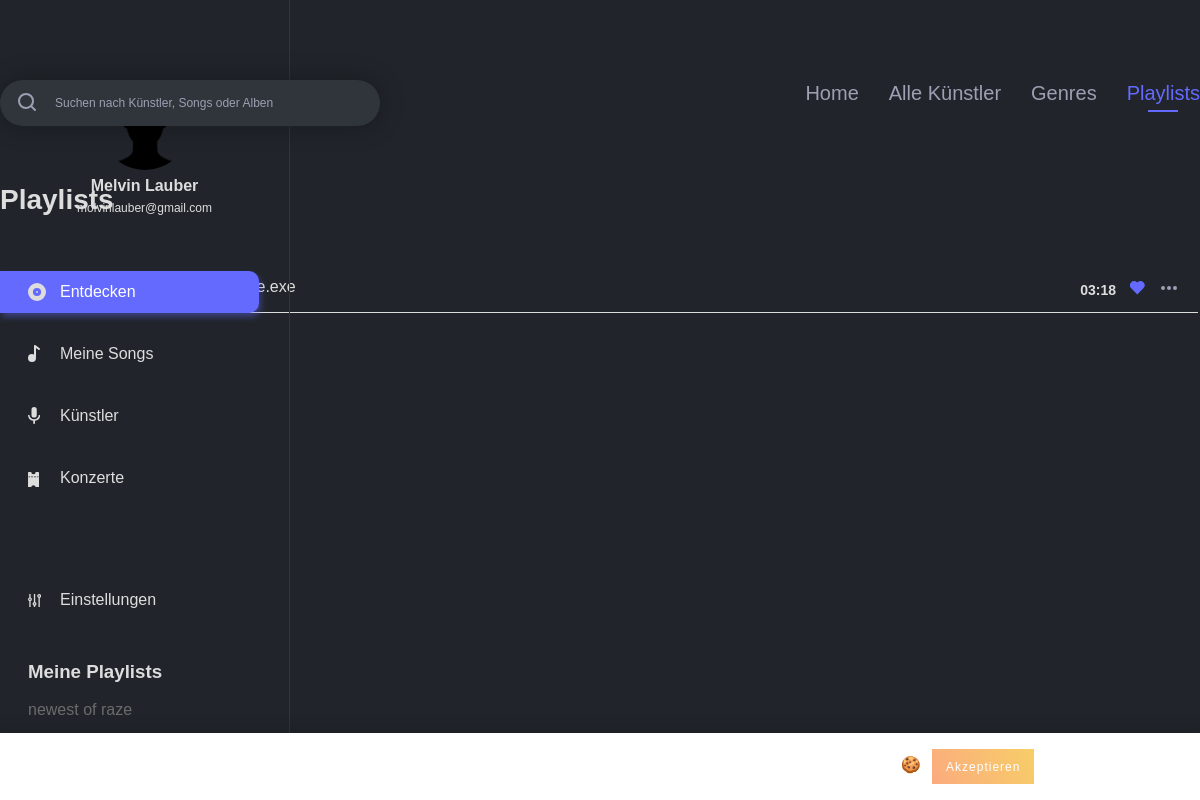
The page /playlist_detail.php?playlist_id=1 (signed in) on the database as committed earlier.
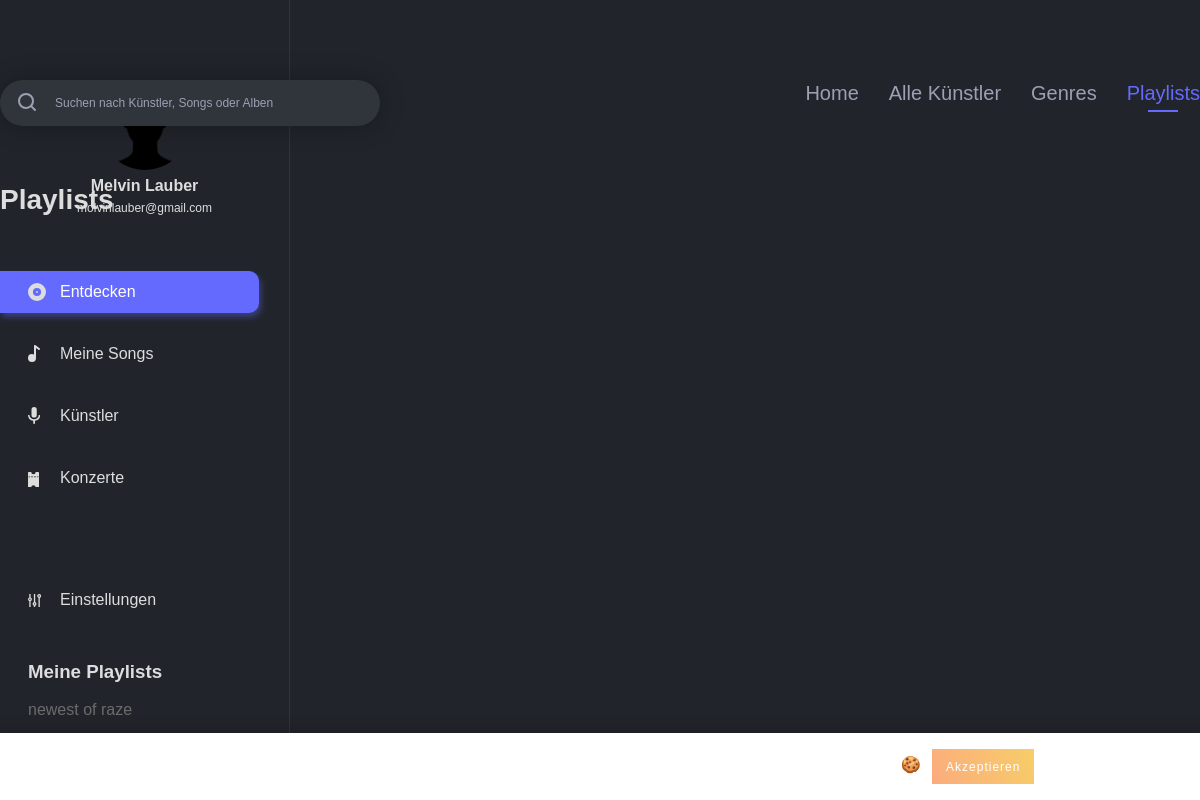
The same page on the database as committed later.
### tables this page shows
CREATE TABLE IF NOT EXISTS `users` (
  `id` int(11) NOT NULL AUTO_INCREMENT,
  `username` varchar(255) NOT NULL,
  `email` varchar(255) NOT NULL,
  `firstname` varchar(255) NOT NULL,
  `lastname` varchar(255) NOT NULL,
  `password_hash` varchar(255) NOT NULL,
  `password_token` varchar(255) NOT NULL,
  `is_artist` int(1) NOT NULL,
  `has_darkmode` tinyint(1) NOT NULL,
  PRIMARY KEY (`id`),
  UNIQUE KEY `username` (`username`),
  UNIQUE KEY `email` (`email`)
);

CREATE TABLE IF NOT EXISTS `playlist` (
  `playlist_id` int(11) NOT NULL AUTO_INCREMENT,
  `playlist_name` varchar(255) NOT NULL,
  `user_id` int(11) NOT NULL,
  `playlist_description` text NOT NULL,
  PRIMARY KEY (`playlist_id`),
  KEY `playlist_fk0` (`user_id`)
);

CREATE TABLE IF NOT EXISTS `playlist_song` (
  `playlist_id` int(11) NOT NULL,
  `song_id` int(11) NOT NULL,
  KEY `playlist_song_fk0` (`playlist_id`),
  KEY `playlist_song_fk1` (`song_id`)
);

CREATE TABLE IF NOT EXISTS `artist` (
  `artist_id` int(11) NOT NULL AUTO_INCREMENT,
  `user_id` int(11) NOT NULL,
  `artist_firstname` varchar(255) NOT NULL,
  `artist_lastname` varchar(255) NOT NULL,
  `biography` text NOT NULL,
  PRIMARY KEY (`artist_id`),
  KEY `artist_fk0` (`user_id`)
);

CREATE TABLE IF NOT EXISTS `song` (
  `song_id` int(11) NOT NULL AUTO_INCREMENT,
  `artist_id_link` int(11) NOT NULL,
  `song_name` varchar(255) NOT NULL,
  `album_id_link` int(11) NOT NULL,
  `length` varchar(255) NOT NULL,
  `genre_id` int(11) NOT NULL,
  PRIMARY KEY (`song_id`),
  KEY `song_fk0` (`artist_id_link`),
  KEY `song_fk2` (`genre_id`),
  KEY `song_fk1` (`album_id_link`)
);

### includes/start.php (called while the page is built, shortened)
<?php
include 'db.php';
if (isset($_SESSION['user']['id']) && !empty($_SESSION['user']['id'])) {
	$statement = $pdo->prepare("SELECT * FROM `users` WHERE `id` = :id");
	$result = $statement->execute(array('id' => $_SESSION['user']['id']));
}
if (isset($_SESSION['user']['has_darkmode']) && $_SESSION['user']['has_darkmode'] == 1) {
	$body_class = 'dark';
}
else {
	$body_class = '';
}
?>

### playlist_detail.php (the view, shortened to what the changed rows need)
<?php
include 'includes/start.php';
$playlist_song_query = "SELECT playlist_song.playlist_id, songs.*, artists.artist_firstname, artists.artist_lastname, album.path_to_image FROM `playlist_song` playlist_song
					INNER JOIN `song` songs ON songs.song_id = playlist_song.song_id
					INNER JOIN `album` album ON album.album_id = songs.album_id_link
					INNER JOIN `artist` artists ON artists.artist_id = songs.artist_id_link
					WHERE `playlist_id` = ".$_SESSION['playlist']['id'];
?>
<!DOCTYPE html>
<html lang="de">
	<head>
		<?php include 'includes/meta_data.php'; ?>
	</head>
	<body class="<?php echo $body_class; ?>">
		<?php include 'includes/navigation_left.php'; ?>
		<div class="main_content_wrapper">
			<div class="main_content_inner">
				<div id="genres_wrapper">
					<table class="saved_songs_list">
						<tbody>
							<?php foreach ($pdo->query($playlist_song_query) as $playlist_songs_data) {
								$statement_song = $pdo->prepare("SELECT `song_id` FROM `playlist_song` WHERE `song_id` = :song_id");
								$statement_song->bindParam(':song_id', $playlist_songs_data['song_id']);
								$statement_song->execute();
								if ($statement_song->rowCount() > 0) {
									$like_class = 'liked';
								}
								else {
									$like_class = '';
								}
								?>
								<tr>
									<td class="play"><span class="play_song_wrapper play_song_class" data-cover=<?php echo $playlist_songs_data['path_to_image']; ?> data-artist_id=<?php echo $playlist_songs_data['artist_id_link']; ?> data-album_id=<?php echo $playlist_songs_data['album_id_link']; ?> data-song=<?php echo $playlist_songs_data['song_id']; ?> data-song_name="<?php echo $playlist_songs_data['song_name'];?>" data-artist_name="<?php echo $playlist_songs_data['artist_firstname'].' '.$playlist_songs_data['artist_lastname']; ?>">
									 </span></td>
									<td class="song_name"><?php echo $playlist_songs_data['song_name']; ?></td>
									<td class="artist_name"><a href="artist_detail.php?artist_id=<?php echo 1; ?>">
										<?php echo $playlist_songs_data['artist_firstname'].' '.$playlist_songs_data['artist_lastname']; ?></a></td>
									<td class="actions"><span class="like_wrapper like_song like <?php echo $like_class; ?>" data-song=<?php echo $playlist_songs_data['song_id']; ?>>
										<img src="img/assets/like.svg" alt="Like" class="svg"></span>
											<div class="dropdown_show_more">
											</div>
									</td>
									<td class="length"><?php echo $playlist_songs_data['length']; ?></td>
								</tr>
							<?php } ?>
						</tbody>
					</table>
				</div>
			</div>
		</div>
	</body>
</html>

### includes/navigation_left.php (shortened to what the changed rows need)
<?php
$query = "SELECT * FROM `users` WHERE `id` = ".$_SESSION['user']['id'];
$playlist_query = "SELECT * FROM `playlist` WHERE `user_id` = ".$_SESSION['user']['id'];
?>
<div class="navigation_left">
	<div class="navigation_wrapper">
		<div class="profile">
			<h3 class="profile_name">
				<?php foreach ($pdo->query($query) as $user_data) {
					echo $user_data['firstname'].' '.$user_data['lastname'];
				} ?>
			</h3>
			<p class="profile_mail">
				<?php foreach ($pdo->query($query) as $user_data) {
					echo $user_data['email'];
				} ?>
			</p>
		</div>
		<div class="playlist_wrapper">
			<ul>
				<?php foreach ($pdo->query($playlist_query) as $playlist_data) { ?>
					<li class="playlist_element"><a href="playlist_detail.php?playlist_id=<?php echo $playlist_data['playlist_id']; ?>"><?php echo $playlist_data['playlist_name']; ?></a></li>
				<?php } ?>
			</ul>
		</div>
	</div>
</div>

Rows that differ between the two databases and show on the page:
removed playlist_song: artist.artist_firstname "raze.exe", song.length "03:18"
